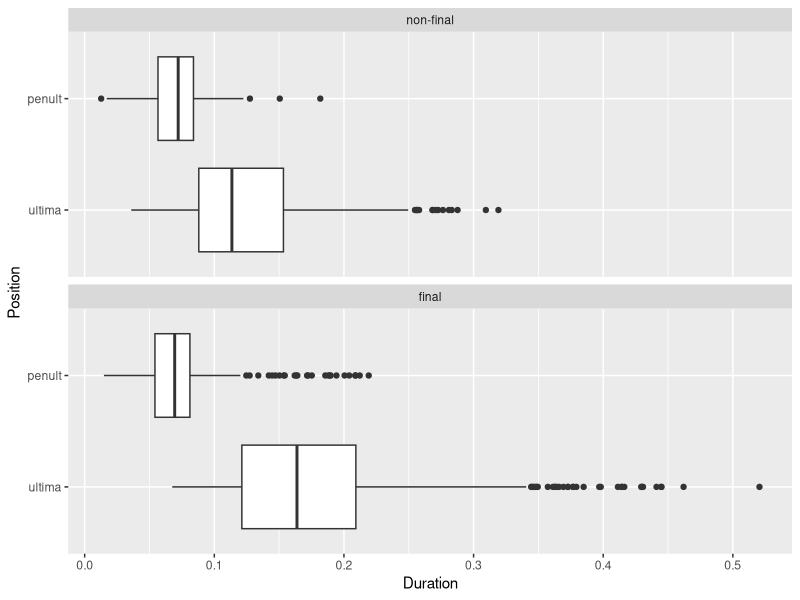

Write R code to recreate this figure.
## ---- chunk 1
knitr::opts_chunk$set(echo = FALSE)
options(htmltools.dir.version = FALSE)
## ---- chunk 2

# Loading libraries
library(tidyverse)
library(knitr)
library(kableExtra)

# Loading the dataframe
pse_stress <- read_tsv("data/pse-stress-simplified.csv") %>% 
                          mutate(Word = fct_recode(Word),
                                Position = fct_recode(Position),
                                Vowel = fct_recode(Vowel),
                                Weight = fct_recode(Weight),
                                Focus = fct_recode(Focus),
                                Final = fct_recode(Final),
                                Participant = fct_recode(Participant),
                                Final = fct_relevel(Final, "non-final", "final")
                                )
                          
                        
head(pse_stress)
## ---- chunk 3
# A simple boxplot of intensity
dur <- ggplot(pse_stress, aes(Position, Duration))
dur + geom_boxplot() + facet_wrap(~Final, ncol = 1) + coord_flip() + scale_x_discrete(limits = rev(levels(pse_stress$Position)))
## ---- chunk 4
pse_stress %>% 
  group_by(Position, Final) %>%
  summarize(Duration = round(mean(Duration), 3)) %>%
  kable() %>%
  kable_styling(full_width = TRUE) %>%
  collapse_rows(columns = 1, valign = "middle")
